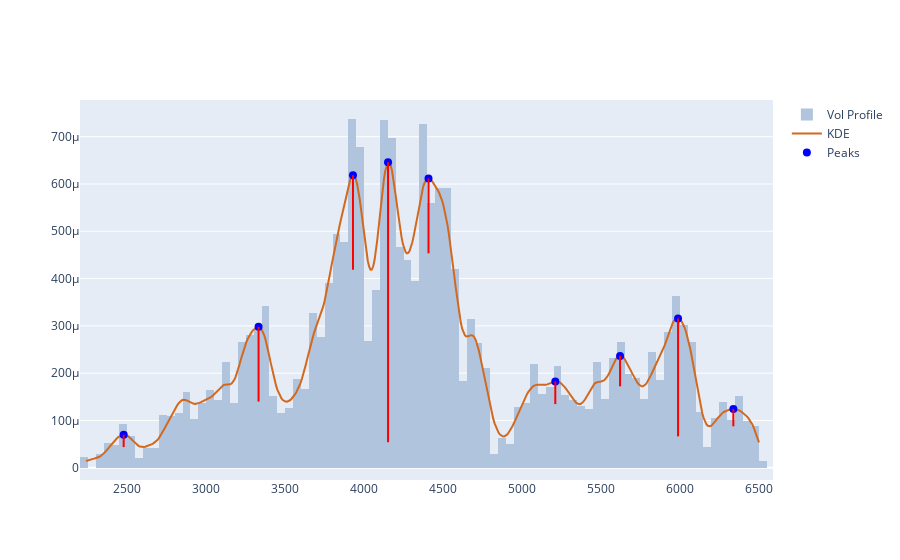

The cell this chart's notebook holds for it:
### Code cell
# Find peaks, peak_props
peaks, peak_props = signal.find_peaks(kdy, prominence=0.00001)

pkx = xr[peaks]
pky = kdy[peaks]

# Fig 
fig = get_dist_plot(sp.Close, sp.Volume, xr, kdy)

# Add peaks markers
fig.add_trace(go.Scatter(
    x=pkx, y=pky,
    mode="markers",
    name="Peaks",
    marker=dict(color="blue", size=8, symbol="circle")
))

# Draw vertical lines from the peaks downwards (prominence)
for x, y0, prom in zip(pkx, pky, peak_props["prominences"]):
    fig.add_shape(
        type="line",
        xref="x", yref="y",
        x0=x, x1=x,
        y0=y0, y1=y0 - prom,
        line=dict(color="red", width=2)
    )

fig.show()

### Figure 1 — Plotly figure (JSON) as saved in the notebook; plotly's stock layout.template omitted (floating-point values rounded to 4 significant figures; data arrays with more than 128 entries replaced by an {"elided": "..."} marker saying what was removed)
{"data": [{"histfunc": "sum", "histnorm": "probability density", "marker": {"color": "#B0C4DE"}, "name": "Vol Profile", "nbinsx": 150, "type": "histogram", "x": {"elided": "1425 float values"}, "y": {"elided": "1425 float values"}}, {"marker": {"color": "#D2691E"}, "mode": "lines", "name": "KDE", "type": "scatter", "x": {"elided": "500 float values"}, "y": {"elided": "500 float values"}}, {"marker": {"color": "blue", "size": 8, "symbol": "circle"}, "mode": "markers", "name": "Peaks", "type": "scatter", "x": [2477.0, 3331.0, 3930.0, 4152.0, 4408.0, 5211.0, 5622.0, 5989.0, 6339.0], "y": [6.994e-05, 0.0002979, 0.0006185, 0.0006459, 0.0006115, 0.0001826, 0.0002365, 0.0003158, 0.0001243]}], "layout": {"shapes": [{"line": {"color": "red", "width": 2}, "type": "line", "x0": 2477.0, "x1": 2477.0, "xref": "x", "y0": 6.994e-05, "y1": 4.37e-05, "yref": "y"}, {"line": {"color": "red", "width": 2}, "type": "line", "x0": 3331.0, "x1": 3331.0, "xref": "x", "y0": 0.0002979, "y1": 0.0001398, "yref": "y"}, {"line": {"color": "red", "width": 2}, "type": "line", "x0": 3930.0, "x1": 3930.0, "xref": "x", "y0": 0.0006185, "y1": 0.0004187, "yref": "y"}, {"line": {"color": "red", "width": 2}, "type": "line", "x0": 4152.0, "x1": 4152.0, "xref": "x", "y0": 0.0006459, "y1": 5.382e-05, "yref": "y"}, {"line": {"color": "red", "width": 2}, "type": "line", "x0": 4408.0, "x1": 4408.0, "xref": "x", "y0": 0.0006115, "y1": 0.0004534, "yref": "y"}, {"line": {"color": "red", "width": 2}, "type": "line", "x0": 5211.0, "x1": 5211.0, "xref": "x", "y0": 0.0001826, "y1": 0.0001346, "yref": "y"}, {"line": {"color": "red", "width": 2}, "type": "line", "x0": 5622.0, "x1": 5622.0, "xref": "x", "y0": 0.0002365, "y1": 0.0001721, "yref": "y"}, {"line": {"color": "red", "width": 2}, "type": "line", "x0": 5989.0, "x1": 5989.0, "xref": "x", "y0": 0.0003158, "y1": 6.632e-05, "yref": "y"}, {"line": {"color": "red", "width": 2}, "type": "line", "x0": 6339.0, "x1": 6339.0, "xref": "x", "y0": 0.0001243, "y1": 8.762e-05, "yref": "y"}]}}
